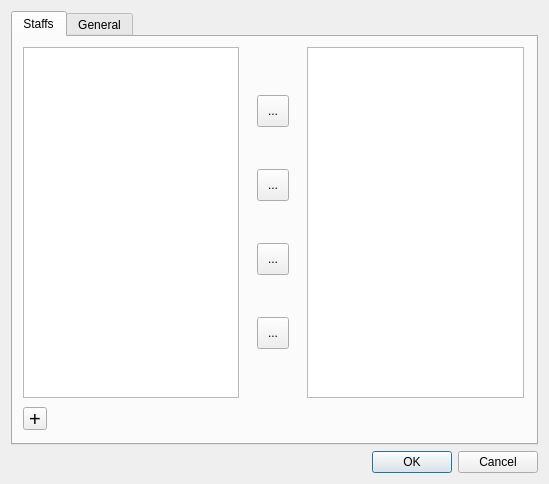
<?xml version="1.0" encoding="UTF-8"?>
<ui version="4.0">
 <class>CScoreWizard</class>
 <widget class="QDialog" name="CScoreWizard">
  <property name="geometry">
   <rect>
    <x>0</x>
    <y>0</y>
    <width>551</width>
    <height>486</height>
   </rect>
  </property>
  <property name="windowTitle">
   <string>Dialog</string>
  </property>
  <layout class="QVBoxLayout" name="verticalLayout_2">
   <property name="sizeConstraint">
    <enum>QLayout::SetFixedSize</enum>
   </property>
   <item>
    <widget class="QTabWidget" name="tabWidget">
     <property name="minimumSize">
      <size>
       <width>527</width>
       <height>434</height>
      </size>
     </property>
     <property name="currentIndex">
      <number>0</number>
     </property>
     <widget class="QWidget" name="tab_2">
      <attribute name="icon">
       <iconset resource="Resources.qrc">
        <normaloff>:/treble_clef.png</normaloff>:/treble_clef.png</iconset>
      </attribute>
      <attribute name="title">
       <string>Staffs</string>
      </attribute>
      <widget class="QWidget" name="horizontalLayoutWidget">
       <property name="geometry">
        <rect>
         <x>10</x>
         <y>10</y>
         <width>501</width>
         <height>351</height>
        </rect>
       </property>
       <layout class="QHBoxLayout" name="horizontalLayout">
        <item>
         <widget class="QListWidget" name="StaffListLeft">
          <property name="editTriggers">
           <set>QAbstractItemView::NoEditTriggers</set>
          </property>
          <property name="selectionMode">
           <enum>QAbstractItemView::MultiSelection</enum>
          </property>
         </widget>
        </item>
        <item>
         <layout class="QVBoxLayout" name="verticalLayout">
          <property name="leftMargin">
           <number>12</number>
          </property>
          <property name="topMargin">
           <number>12</number>
          </property>
          <property name="rightMargin">
           <number>12</number>
          </property>
          <property name="bottomMargin">
           <number>12</number>
          </property>
          <item>
           <widget class="QToolButton" name="toolButton_4">
            <property name="minimumSize">
             <size>
              <width>32</width>
              <height>32</height>
             </size>
            </property>
            <property name="maximumSize">
             <size>
              <width>32</width>
              <height>32</height>
             </size>
            </property>
            <property name="text">
             <string>...</string>
            </property>
            <property name="icon">
             <iconset resource="Resources.qrc">
              <normaloff>:/mini/mini/fast_forward.png</normaloff>:/mini/mini/fast_forward.png</iconset>
            </property>
            <property name="iconSize">
             <size>
              <width>24</width>
              <height>24</height>
             </size>
            </property>
           </widget>
          </item>
          <item>
           <widget class="QToolButton" name="toolButton_5">
            <property name="minimumSize">
             <size>
              <width>32</width>
              <height>32</height>
             </size>
            </property>
            <property name="maximumSize">
             <size>
              <width>32</width>
              <height>32</height>
             </size>
            </property>
            <property name="text">
             <string>...</string>
            </property>
            <property name="icon">
             <iconset resource="Resources.qrc">
              <normaloff>:/mini/mini/play.png</normaloff>:/mini/mini/play.png</iconset>
            </property>
            <property name="iconSize">
             <size>
              <width>24</width>
              <height>24</height>
             </size>
            </property>
           </widget>
          </item>
          <item>
           <widget class="QToolButton" name="toolButton_6">
            <property name="minimumSize">
             <size>
              <width>32</width>
              <height>32</height>
             </size>
            </property>
            <property name="maximumSize">
             <size>
              <width>32</width>
              <height>32</height>
             </size>
            </property>
            <property name="text">
             <string>...</string>
            </property>
            <property name="icon">
             <iconset resource="Resources.qrc">
              <normaloff>:/mini/mini/back.png</normaloff>:/mini/mini/back.png</iconset>
            </property>
            <property name="iconSize">
             <size>
              <width>24</width>
              <height>24</height>
             </size>
            </property>
           </widget>
          </item>
          <item>
           <widget class="QToolButton" name="toolButton_7">
            <property name="minimumSize">
             <size>
              <width>32</width>
              <height>32</height>
             </size>
            </property>
            <property name="maximumSize">
             <size>
              <width>32</width>
              <height>32</height>
             </size>
            </property>
            <property name="text">
             <string>...</string>
            </property>
            <property name="icon">
             <iconset resource="Resources.qrc">
              <normaloff>:/mini/mini/rewind.png</normaloff>:/mini/mini/rewind.png</iconset>
            </property>
            <property name="iconSize">
             <size>
              <width>24</width>
              <height>24</height>
             </size>
            </property>
           </widget>
          </item>
         </layout>
        </item>
        <item>
         <widget class="QListWidget" name="StaffListRight">
          <property name="editTriggers">
           <set>QAbstractItemView::NoEditTriggers</set>
          </property>
          <property name="dragDropMode">
           <enum>QAbstractItemView::InternalMove</enum>
          </property>
          <property name="selectionMode">
           <enum>QAbstractItemView::MultiSelection</enum>
          </property>
         </widget>
        </item>
       </layout>
      </widget>
      <widget class="QToolButton" name="toolButton">
       <property name="geometry">
        <rect>
         <x>10</x>
         <y>370</y>
         <width>24</width>
         <height>23</height>
        </rect>
       </property>
       <property name="sizePolicy">
        <sizepolicy hsizetype="Fixed" vsizetype="Fixed">
         <horstretch>24</horstretch>
         <verstretch>24</verstretch>
        </sizepolicy>
       </property>
       <property name="maximumSize">
        <size>
         <width>24</width>
         <height>24</height>
        </size>
       </property>
       <property name="font">
        <font>
         <pointsize>15</pointsize>
        </font>
       </property>
       <property name="toolTip">
        <string>Open Existing Score</string>
       </property>
       <property name="text">
        <string>+</string>
       </property>
       <property name="toolButtonStyle">
        <enum>Qt::ToolButtonTextBesideIcon</enum>
       </property>
      </widget>
     </widget>
     <widget class="QWidget" name="tab">
      <attribute name="icon">
       <iconset resource="Resources.qrc">
        <normaloff>:/measure.png</normaloff>:/measure.png</iconset>
      </attribute>
      <attribute name="title">
       <string>General</string>
      </attribute>
      <widget class="QWidget" name="formLayoutWidget">
       <property name="geometry">
        <rect>
         <x>10</x>
         <y>0</y>
         <width>501</width>
         <height>381</height>
        </rect>
       </property>
       <layout class="QFormLayout" name="formLayout">
        <property name="fieldGrowthPolicy">
         <enum>QFormLayout::FieldsStayAtSizeHint</enum>
        </property>
        <property name="formAlignment">
         <set>Qt::AlignHCenter|Qt::AlignTop</set>
        </property>
        <item row="0" column="0">
         <widget class="QLabel" name="label">
          <property name="text">
           <string>Time:</string>
          </property>
         </widget>
        </item>
        <item row="0" column="1">
         <widget class="CEditWidget" name="Time" native="true">
          <property name="sizePolicy">
           <sizepolicy hsizetype="Expanding" vsizetype="Expanding">
            <horstretch>0</horstretch>
            <verstretch>0</verstretch>
           </sizepolicy>
          </property>
          <property name="minimumSize">
           <size>
            <width>20</width>
            <height>20</height>
           </size>
          </property>
         </widget>
        </item>
        <item row="1" column="0">
         <widget class="QLabel" name="label_2">
          <property name="text">
           <string>Key:</string>
          </property>
         </widget>
        </item>
        <item row="1" column="1">
         <widget class="CEditWidget" name="Key" native="true">
          <property name="minimumSize">
           <size>
            <width>20</width>
            <height>20</height>
           </size>
          </property>
         </widget>
        </item>
        <item row="2" column="0">
         <widget class="QLabel" name="label_3">
          <property name="text">
           <string>Accidentals:</string>
          </property>
          <property name="scaledContents">
           <bool>false</bool>
          </property>
         </widget>
        </item>
        <item row="2" column="1">
         <widget class="CEditWidget" name="Accidentals" native="true">
          <property name="sizePolicy">
           <sizepolicy hsizetype="Expanding" vsizetype="Expanding">
            <horstretch>0</horstretch>
            <verstretch>0</verstretch>
           </sizepolicy>
          </property>
          <property name="minimumSize">
           <size>
            <width>20</width>
            <height>20</height>
           </size>
          </property>
         </widget>
        </item>
       </layout>
      </widget>
     </widget>
    </widget>
   </item>
   <item>
    <widget class="QDialogButtonBox" name="buttonBox">
     <property name="orientation">
      <enum>Qt::Horizontal</enum>
     </property>
     <property name="standardButtons">
      <set>QDialogButtonBox::Cancel|QDialogButtonBox::Ok</set>
     </property>
    </widget>
   </item>
  </layout>
 </widget>
 <customwidgets>
  <customwidget>
   <class>CEditWidget</class>
   <extends>QWidget</extends>
   <header>ceditwidget.h</header>
   <container>1</container>
  </customwidget>
 </customwidgets>
 <resources>
  <include location="Resources.qrc"/>
 </resources>
 <connections>
  <connection>
   <sender>buttonBox</sender>
   <signal>accepted()</signal>
   <receiver>CScoreWizard</receiver>
   <slot>accept()</slot>
   <hints>
    <hint type="sourcelabel">
     <x>248</x>
     <y>254</y>
    </hint>
    <hint type="destinationlabel">
     <x>157</x>
     <y>274</y>
    </hint>
   </hints>
  </connection>
  <connection>
   <sender>buttonBox</sender>
   <signal>rejected()</signal>
   <receiver>CScoreWizard</receiver>
   <slot>reject()</slot>
   <hints>
    <hint type="sourcelabel">
     <x>316</x>
     <y>260</y>
    </hint>
    <hint type="destinationlabel">
     <x>286</x>
     <y>274</y>
    </hint>
   </hints>
  </connection>
  <connection>
   <sender>toolButton</sender>
   <signal>clicked()</signal>
   <receiver>CScoreWizard</receiver>
   <slot>AppendFile()</slot>
   <hints>
    <hint type="sourcelabel">
     <x>49</x>
     <y>70</y>
    </hint>
    <hint type="destinationlabel">
     <x>5</x>
     <y>63</y>
    </hint>
   </hints>
  </connection>
  <connection>
   <sender>toolButton_4</sender>
   <signal>clicked()</signal>
   <receiver>CScoreWizard</receiver>
   <slot>MoveAllRight()</slot>
   <hints>
    <hint type="sourcelabel">
     <x>274</x>
     <y>153</y>
    </hint>
    <hint type="destinationlabel">
     <x>2</x>
     <y>155</y>
    </hint>
   </hints>
  </connection>
  <connection>
   <sender>toolButton_5</sender>
   <signal>clicked()</signal>
   <receiver>CScoreWizard</receiver>
   <slot>MoveRight()</slot>
   <hints>
    <hint type="sourcelabel">
     <x>269</x>
     <y>226</y>
    </hint>
    <hint type="destinationlabel">
     <x>4</x>
     <y>220</y>
    </hint>
   </hints>
  </connection>
  <connection>
   <sender>toolButton_6</sender>
   <signal>clicked()</signal>
   <receiver>CScoreWizard</receiver>
   <slot>MoveLeft()</slot>
   <hints>
    <hint type="sourcelabel">
     <x>275</x>
     <y>289</y>
    </hint>
    <hint type="destinationlabel">
     <x>7</x>
     <y>296</y>
    </hint>
   </hints>
  </connection>
  <connection>
   <sender>toolButton_7</sender>
   <signal>clicked()</signal>
   <receiver>CScoreWizard</receiver>
   <slot>MoveAllLeft()</slot>
   <hints>
    <hint type="sourcelabel">
     <x>272</x>
     <y>343</y>
    </hint>
    <hint type="destinationlabel">
     <x>5</x>
     <y>349</y>
    </hint>
   </hints>
  </connection>
 </connections>
 <slots>
  <slot>AppendFile()</slot>
  <slot>MoveLeft()</slot>
  <slot>MoveRight()</slot>
  <slot>MoveAllLeft()</slot>
  <slot>MoveAllRight()</slot>
 </slots>
</ui>
